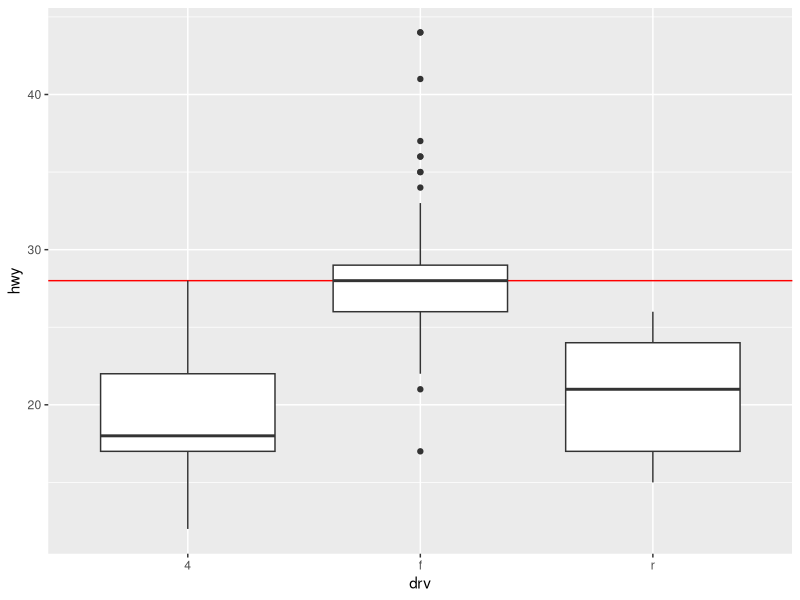
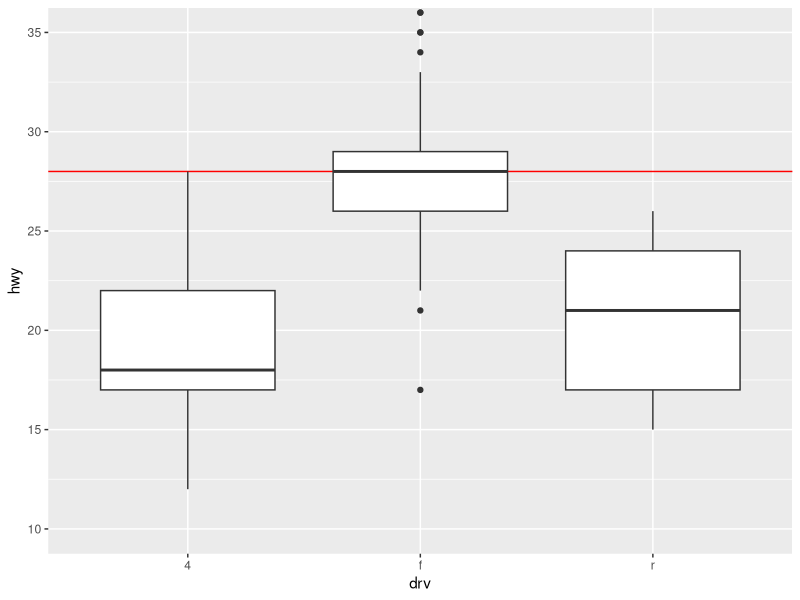
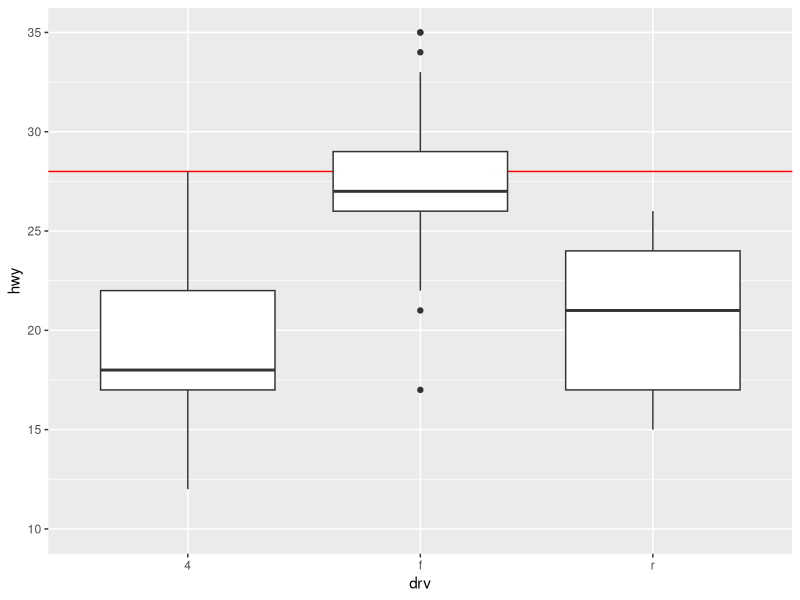

Generate these figures, in order, with R:
library(ggplot2)
base <- ggplot(mpg, aes(drv, hwy)) +
  geom_hline(yintercept = 28, colour = "red") +
  geom_boxplot()

base
base + coord_cartesian(ylim = c(10, 35)) # works as expected
base + ylim(10, 35)
